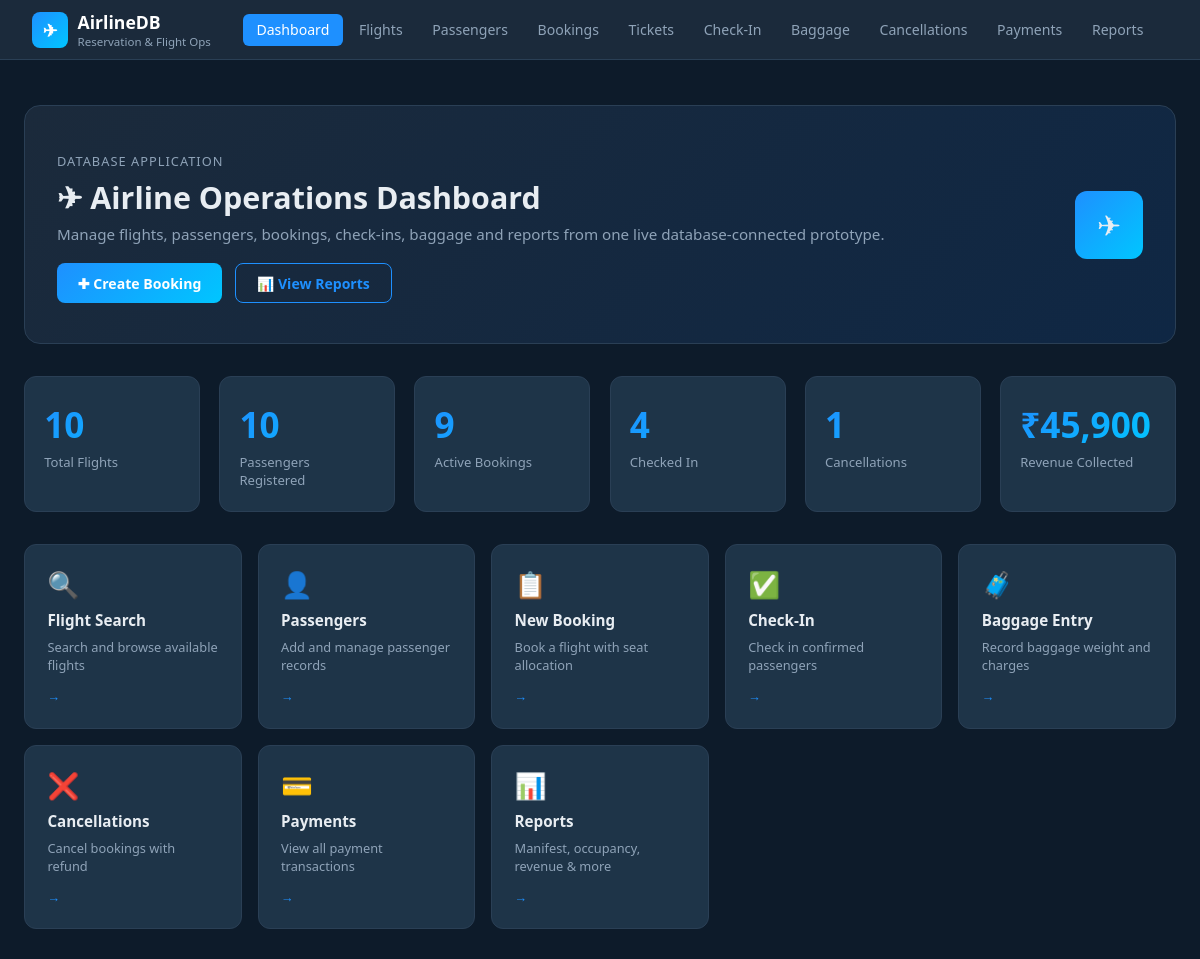
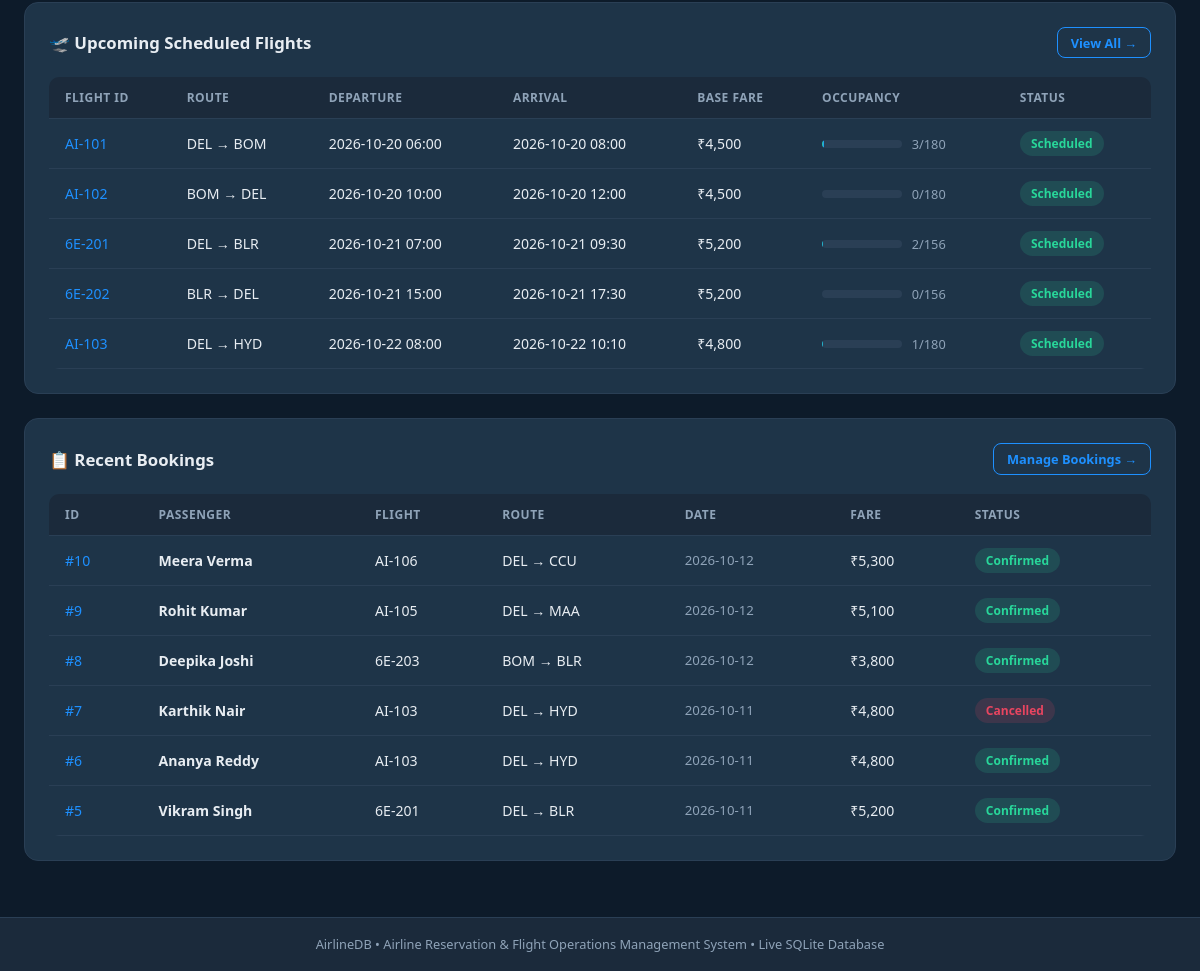
The page / on the database its author committed (2 pictures, top to bottom).
### tables this page shows
CREATE TABLE flights (
    flight_id        TEXT PRIMARY KEY,      -- e.g. AI-101
    route_id         INTEGER NOT NULL REFERENCES routes(route_id),
    aircraft_id      TEXT NOT NULL REFERENCES aircraft(aircraft_id),
    departure_time   TEXT NOT NULL,         -- ISO-8601 datetime
    arrival_time     TEXT NOT NULL,
    base_fare        REAL NOT NULL CHECK (base_fare >= 0),
    status           TEXT NOT NULL DEFAULT 'Scheduled'
                     CHECK (status IN ('Scheduled','Delayed','Cancelled','Completed')),
    CHECK (arrival_time > departure_time)
);

CREATE TABLE aircraft (
    aircraft_id    TEXT PRIMARY KEY,        -- tail number e.g. VT-ANK
    model          TEXT NOT NULL,
    total_capacity INTEGER NOT NULL CHECK (total_capacity > 0),
    airline_name   TEXT NOT NULL DEFAULT 'AirIndia'
);

CREATE TABLE bookings (
    booking_id     INTEGER PRIMARY KEY AUTOINCREMENT,
    passenger_id   INTEGER NOT NULL REFERENCES passengers(passenger_id),
    flight_id      TEXT NOT NULL REFERENCES flights(flight_id),
    booking_date   TEXT NOT NULL DEFAULT (datetime('now')),
    booking_status TEXT NOT NULL DEFAULT 'Confirmed'
                   CHECK (booking_status IN ('Confirmed','Cancelled','Pending')),
    total_fare     REAL NOT NULL CHECK (total_fare >= 0)
);

### app/routes/main.py (the view)
@main_bp.route("/")
def dashboard():
    stats = gen_stats()
    recent_bookings = query("""
        SELECT b.booking_id, p.first_name||' '||p.last_name AS passenger,
               b.flight_id, r.origin_airport||' → '||r.dest_airport AS route,
               b.booking_date, b.booking_status, b.total_fare
        FROM bookings b
        JOIN passengers p ON p.passenger_id=b.passenger_id
        JOIN flights f ON f.flight_id=b.flight_id
        JOIN routes r ON r.route_id=f.route_id
        ORDER BY b.booking_id DESC LIMIT 6
    """)
    upcoming = query("""
        SELECT f.flight_id, r.origin_airport||' → '||r.dest_airport AS route,
               f.departure_time, f.arrival_time, f.status, f.base_fare,
               a.total_capacity,
               (SELECT COUNT(*) FROM bookings b2 WHERE b2.flight_id=f.flight_id
                AND b2.booking_status='Confirmed') AS booked
        FROM flights f
        JOIN routes r ON f.route_id=r.route_id
        JOIN aircraft a ON a.aircraft_id=f.aircraft_id
        WHERE f.status='Scheduled'
        ORDER BY f.departure_time LIMIT 5
    """)
    return render_template("index.html", stats=stats,
                           recent_bookings=recent_bookings, upcoming=upcoming)

### app/db.py (called while the page is built)
def get_db():
    os.makedirs(os.path.dirname(DB_PATH), exist_ok=True)
    conn = sqlite3.connect(DB_PATH)
    conn.execute("PRAGMA foreign_keys = ON")
    conn.row_factory = sqlite3.Row
    return conn

def query(sql, params=(), one=False):
    conn = get_db()
    cur  = conn.execute(sql, params)
    rows = cur.fetchone() if one else cur.fetchall()
    conn.close()
    return rows

### app/routes/main.py (called while the page is built)
def gen_stats():
    return {
        "flights":     query("SELECT COUNT(*) FROM flights", one=True)[0],
        "passengers":  query("SELECT COUNT(*) FROM passengers", one=True)[0],
        "bookings":    query("SELECT COUNT(*) FROM bookings WHERE booking_status='Confirmed'", one=True)[0],
        "revenue":     query("SELECT IFNULL(SUM(amount),0) FROM payments WHERE payment_status='Success'", one=True)[0],
        "cancelled":   query("SELECT COUNT(*) FROM bookings WHERE booking_status='Cancelled'", one=True)[0],
        "checkins":    query("SELECT COUNT(*) FROM checkins", one=True)[0],
    }

### templates/index.html (shortened to what this page needs)
{% extends "base.html" %}
{% block content %}
<div class="page-hero">
  <div>
    <p style="color:var(--muted);font-size:.8rem;text-transform:uppercase;letter-spacing:.08em;margin-bottom:.4rem;">DATABASE APPLICATION</p>
    <h1>✈ Airline Operations Dashboard</h1>
    <p>Manage flights, passengers, bookings, check-ins, baggage and reports from one live database-connected prototype.</p>
    <div style="display:flex;gap:.8rem;margin-top:1.2rem;flex-wrap:wrap;">
      <a href="{{ url_for('bookings.new') }}"  class="btn btn-primary">✚ Create Booking</a>
      <a href="{{ url_for('reports.index') }}" class="btn btn-outline">📊 View Reports</a>
    </div>
  </div>
  <div class="hero-badge">✈</div>
</div>
<div class="stats-grid">
  <div class="stat-card">
    <div class="value">{{ stats.flights }}</div>
    <div class="label">Total Flights</div>
  </div>
  <div class="stat-card">
    <div class="value">{{ stats.passengers }}</div>
    <div class="label">Passengers Registered</div>
  </div>
  <div class="stat-card">
    <div class="value">{{ stats.bookings }}</div>
    <div class="label">Active Bookings</div>
  </div>
  <div class="stat-card">
    <div class="value">{{ stats.checkins }}</div>
    <div class="label">Checked In</div>
  </div>
  <div class="stat-card">
    <div class="value">{{ stats.cancelled }}</div>
    <div class="label">Cancellations</div>
  </div>
  <div class="stat-card">
    <div class="value">₹{{ "{:,.0f}".format(stats.revenue) }}</div>
    <div class="label">Revenue Collected</div>
  </div>
</div>
<div class="actions-grid">
  <a href="{{ url_for('flights.index') }}" class="action-card">
    <div class="icon">🔍</div>
    <div class="ac-title">Flight Search</div>
    <div class="ac-desc">Search and browse available flights</div>
    <div class="arrow">→</div>
  </a>
  <a href="{{ url_for('passengers.index') }}" class="action-card">
    <div class="icon">👤</div>
    <div class="ac-title">Passengers</div>
    <div class="ac-desc">Add and manage passenger records</div>
    <div class="arrow">→</div>
  </a>
  <a href="{{ url_for('bookings.new') }}" class="action-card">
    <div class="icon">📋</div>
    <div class="ac-title">New Booking</div>
    <div class="ac-desc">Book a flight with seat allocation</div>
    <div class="arrow">→</div>
  </a>
  <a href="{{ url_for('checkin.index') }}" class="action-card">
    <div class="icon">✅</div>
    <div class="ac-title">Check-In</div>
    <div class="ac-desc">Check in confirmed passengers</div>
    <div class="arrow">→</div>
  </a>
  <a href="{{ url_for('baggage.index') }}" class="action-card">
    <div class="icon">🧳</div>
    <div class="ac-title">Baggage Entry</div>
    <div class="ac-desc">Record baggage weight and charges</div>
    <div class="arrow">→</div>
  </a>
  <a href="{{ url_for('cancellations.index') }}" class="action-card">
    <div class="icon">❌</div>
    <div class="ac-title">Cancellations</div>
    <div class="ac-desc">Cancel bookings with refund</div>
    <div class="arrow">→</div>
  </a>
  <a href="{{ url_for('payments.index') }}" class="action-card">
    <div class="icon">💳</div>
    <div class="ac-title">Payments</div>
    <div class="ac-desc">View all payment transactions</div>
    <div class="arrow">→</div>
  </a>
  <a href="{{ url_for('reports.index') }}" class="action-card">
    <div class="icon">📊</div>
    <div class="ac-title">Reports</div>
    <div class="ac-desc">Manifest, occupancy, revenue & more</div>
    <div class="arrow">→</div>
  </a>
</div>
<div class="card">
  <div class="card-header">
    <span class="card-title">🛫 Upcoming Scheduled Flights</span>
    <a href="{{ url_for('flights.index') }}" class="btn btn-outline btn-sm">View All →</a>
  </div>
  <div class="table-wrap">
    <table>
      <thead><tr>
        <th>Flight ID</th><th>Route</th><th>Departure</th><th>Arrival</th>
        <th>Base Fare</th><th>Occupancy</th><th>Status</th>
      </tr></thead>
      <tbody>
      {% for f in upcoming %}
        <tr>
          <td><a href="{{ url_for('flights.detail', flight_id=f.flight_id) }}" style="color:var(--accent);text-decoration:none;">{{ f.flight_id }}</a></td>
          <td>{{ f.route }}</td>
          <td>{{ f.departure_time[:16].replace('T',' ') }}</td>
          <td>{{ f.arrival_time[:16].replace('T',' ') }}</td>
          <td>₹{{ "{:,.0f}".format(f.base_fare) }}</td>
          <td>
            <div style="display:flex;align-items:center;gap:.6rem;">
              <div class="occ-bar" style="width:80px">
              </div>
              <span style="font-size:.8rem;color:var(--muted)">{{ f.booked }}/{{ f.total_capacity }}</span>
            </div>
          </td>
          <td><span class="badge badge-success">{{ f.status }}</span></td>
        </tr>
      {% endfor %}
      </tbody>
    </table>
  </div>
</div>
<div class="card">
  <div class="card-header">
    <span class="card-title">📋 Recent Bookings</span>
    <a href="{{ url_for('bookings.index') }}" class="btn btn-outline btn-sm">Manage Bookings →</a>
  </div>
  <div class="table-wrap">
    <table>
      <thead><tr>
        <th>ID</th><th>Passenger</th><th>Flight</th><th>Route</th>
        <th>Date</th><th>Fare</th><th>Status</th>
      </tr></thead>
      <tbody>
      {% for b in recent_bookings %}
        <tr>
          <td><a href="{{ url_for('bookings.detail', bid=b.booking_id) }}" style="color:var(--accent);text-decoration:none;">#{{ b.booking_id }}</a></td>
          <td><strong>{{ b.passenger }}</strong></td>
          <td>{{ b.flight_id }}</td>
          <td>{{ b.route }}</td>
          <td style="color:var(--muted);font-size:.83rem">{{ b.booking_date[:10] }}</td>
          <td>₹{{ "{:,.0f}".format(b.total_fare) }}</td>
          <td>
            {% if b.booking_status == 'Confirmed' %}
              <span class="badge badge-success">{{ b.booking_status }}</span>
            {% elif b.booking_status == 'Cancelled' %}
              <span class="badge badge-danger">{{ b.booking_status }}</span>
            {% else %}
              <span class="badge badge-warning">{{ b.booking_status }}</span>
            {% endif %}
          </td>
        </tr>
      {% endfor %}
      </tbody>
    </table>
  </div>
</div>
{% endblock %}

### templates/base.html (shortened to what this page needs)
<!DOCTYPE html>
<html lang="en">
<head>
  <link rel="stylesheet" href="{{ url_for('static', filename='css/style.css') }}">
</head>
<body>
<nav class="navbar">
  <a class="navbar-brand" href="{{ url_for('main.dashboard') }}">
    <div class="logo-icon">✈</div>
    <div>
      <div>AirlineDB</div>
      <div class="navbar-subtitle">Reservation & Flight Ops</div>
    </div>
  </a>
  <ul class="navbar-nav">
    <li><a href="{{ url_for('main.dashboard') }}"          {% if request.endpoint=='main.dashboard'     %}class="active"{% endif %}>Dashboard</a></li>
    <li><a href="{{ url_for('flights.index') }}"           {% if 'flights'  in request.endpoint        %}class="active"{% endif %}>Flights</a></li>
    <li><a href="{{ url_for('passengers.index') }}"        {% if 'passengers' in request.endpoint      %}class="active"{% endif %}>Passengers</a></li>
    <li><a href="{{ url_for('bookings.index') }}"          {% if 'bookings' in request.endpoint        %}class="active"{% endif %}>Bookings</a></li>
    <li><a href="{{ url_for('tickets.index') }}"           {% if 'tickets'  in request.endpoint        %}class="active"{% endif %}>Tickets</a></li>
    <li><a href="{{ url_for('checkin.index') }}"           {% if 'checkin'  in request.endpoint        %}class="active"{% endif %}>Check-In</a></li>
    <li><a href="{{ url_for('baggage.index') }}"           {% if 'baggage'  in request.endpoint        %}class="active"{% endif %}>Baggage</a></li>
    <li><a href="{{ url_for('cancellations.index') }}"     {% if 'cancellations' in request.endpoint   %}class="active"{% endif %}>Cancellations</a></li>
    <li><a href="{{ url_for('payments.index') }}"          {% if 'payments' in request.endpoint        %}class="active"{% endif %}>Payments</a></li>
    <li><a href="{{ url_for('reports.index') }}"           {% if 'reports'  in request.endpoint        %}class="active"{% endif %}>Reports</a></li>
  </ul>
</nav>
<div style="max-width:1320px;margin:0 auto;padding:.8rem 1.5rem 0;">
</div>
<main>{% block content %}{% endblock %}</main>
<footer>
  AirlineDB &bull; Airline Reservation &amp; Flight Operations Management System &bull; Live SQLite Database
</footer>
</body>
</html>

### rows shown on the page
flights: flight_id "AI-101", route "DEL → BOM", departure_time "2026-10-20 06:00", arrival_time "2026-10-20 08:00", base_fare "4,500", booked "3", total_capacity "180", status "Scheduled"
flights: flight_id "AI-102", route "BOM → DEL", departure_time "2026-10-20 10:00", arrival_time "2026-10-20 12:00", base_fare "4,500", booked "0", total_capacity "180", status "Scheduled"
flights: flight_id "6E-201", route "DEL → BLR", departure_time "2026-10-21 07:00", arrival_time "2026-10-21 09:30", base_fare "5,200", booked "2", total_capacity "156", status "Scheduled"
flights: flight_id "6E-202", route "BLR → DEL", departure_time "2026-10-21 15:00", arrival_time "2026-10-21 17:30", base_fare "5,200", booked "0", total_capacity "156", status "Scheduled"
flights: flight_id "AI-103", route "DEL → HYD", departure_time "2026-10-22 08:00", arrival_time "2026-10-22 10:10", base_fare "4,800", booked "1", total_capacity "180", status "Scheduled"
bookings: booking_id "10", passenger "Meera Verma", flight_id "AI-106", route "DEL → CCU", booking_date "2026-10-12", total_fare "5,300", booking_status "Confirmed"
bookings: booking_id "9", passenger "Rohit Kumar", flight_id "AI-105", route "DEL → MAA", booking_date "2026-10-12", total_fare "5,100", booking_status "Confirmed"
bookings: booking_id "8", passenger "Deepika Joshi", flight_id "6E-203", route "BOM → BLR", booking_date "2026-10-12", total_fare "3,800", booking_status "Confirmed"
bookings: booking_id "7", passenger "Karthik Nair", flight_id "AI-103", route "DEL → HYD", booking_date "2026-10-11", total_fare "4,800", booking_status "Cancelled"
bookings: booking_id "6", passenger "Ananya Reddy", flight_id "AI-103", route "DEL → HYD", booking_date "2026-10-11", total_fare "4,800", booking_status "Confirmed"
bookings: booking_id "5", passenger "Vikram Singh", flight_id "6E-201", route "DEL → BLR", booking_date "2026-10-11", total_fare "5,200", booking_status "Confirmed"

### other values the page prints
{{ stats.flights }} "10"
{{ stats.passengers }} "10"
{{ stats.bookings }} "9"
{{ stats.checkins }} "4"
{{ stats.cancelled }} "1"
{{ "{:,.0f}".format(stats.revenue) }} "45,900"
